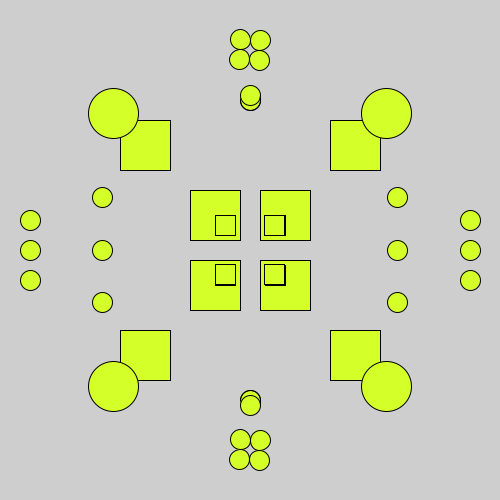
Frame 1 (no input)
Frame 60 (the mouse pressed at the canvas centre just before this capture): identical to frame 1, image omitted
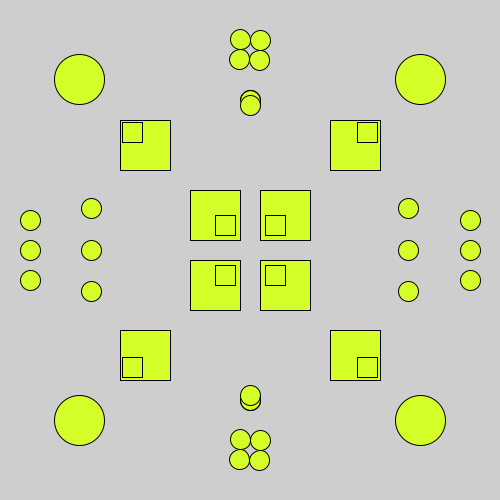
Frame 120 (the mouse held since frame 60 and released just before this capture)

The Processing sketch that drew these frames (run headless with seeded random() and noise(); from frame 60 on, the mouse is pressed at the canvas centre):

// Processing sketch: processing_119205
// ── processing_119205.pde

void setup()
{
  size(500,500);
background(#CECECE);


}

void draw()
{

background(#CECECE);

fill(#D4FF29);

rect(190,190,50,50);
rect(260,190,50,50);
rect(190,260,50,50);
rect(260,260,50,50);

rect(215,215,20,20);
rect(265,215,20,20);
rect(215,265,20,20);
rect(265,265,20,20);



rect(120,120,50,50);
rect(330,120,50,50);
rect(120,330,50,50);
rect(330,330,50,50);

ellipse(470,220,20,20);
ellipse(470,250,20,20);
ellipse(470,280,20,20);

ellipse(30,220,20,20);
ellipse(30,250,20,20);
ellipse(30,280,20,20);
















ellipse(250,100,20,20);

ellipse(250,400,20,20);


noFill();
rect(120,120,50,50);
rect(330,120,50,50);
rect(120,330,50,50);
rect(330,330,50,50);

ellipse(250,100,20,20);

ellipse(250,400,20,20);





fill(#D4FF29);

float strecke= map(mouseX,500,10,10,192);

rect(20+strecke,20+strecke,20,20);
rect(460-strecke,20+strecke,20,20);
rect(20+strecke,460-strecke,20,20);
rect(460-strecke,460-strecke,20,20);

float strecke1=map(mouseX,500,100,75,20);

ellipse(120-strecke1,120-strecke1,50,50);
ellipse(380+strecke1,380+strecke1,50,50);
ellipse(120-strecke1,380+strecke1,50,50);
ellipse(380+strecke1,120-strecke1,50,50);

float strecke2=map(mouseX,500,50,0,20);

ellipse(420-strecke2,220-strecke2,20,20);
ellipse(420-strecke2,250,20,20);
ellipse(420-strecke2,280+strecke2,20,20);

ellipse(80+strecke2,220-strecke2,20,20);
ellipse(80+strecke2,250,20,20);
ellipse(80+strecke2,280+strecke2,20,20);

float strecke3 = map(mouseY,500,0,0,20);

ellipse(250,385+strecke3,20,20);
ellipse(250,115-strecke3,20,20);

pushMatrix();
float winkel1 = map(mouseX,500,0,0,2*PI);

translate(250,450);
rotate(winkel1);
translate(-250,-450);

ellipse(240,460,20,20);
ellipse(260,440,20,20);
ellipse(240,440,20,20);
ellipse(260,460,20,20);
popMatrix();

translate(250,50);
rotate(winkel1);
translate(-250,-50);
ellipse(240,40,20,20);
ellipse(260,60,20,20);
ellipse(240,60,20,20);
ellipse(260,40,20,20);


}
